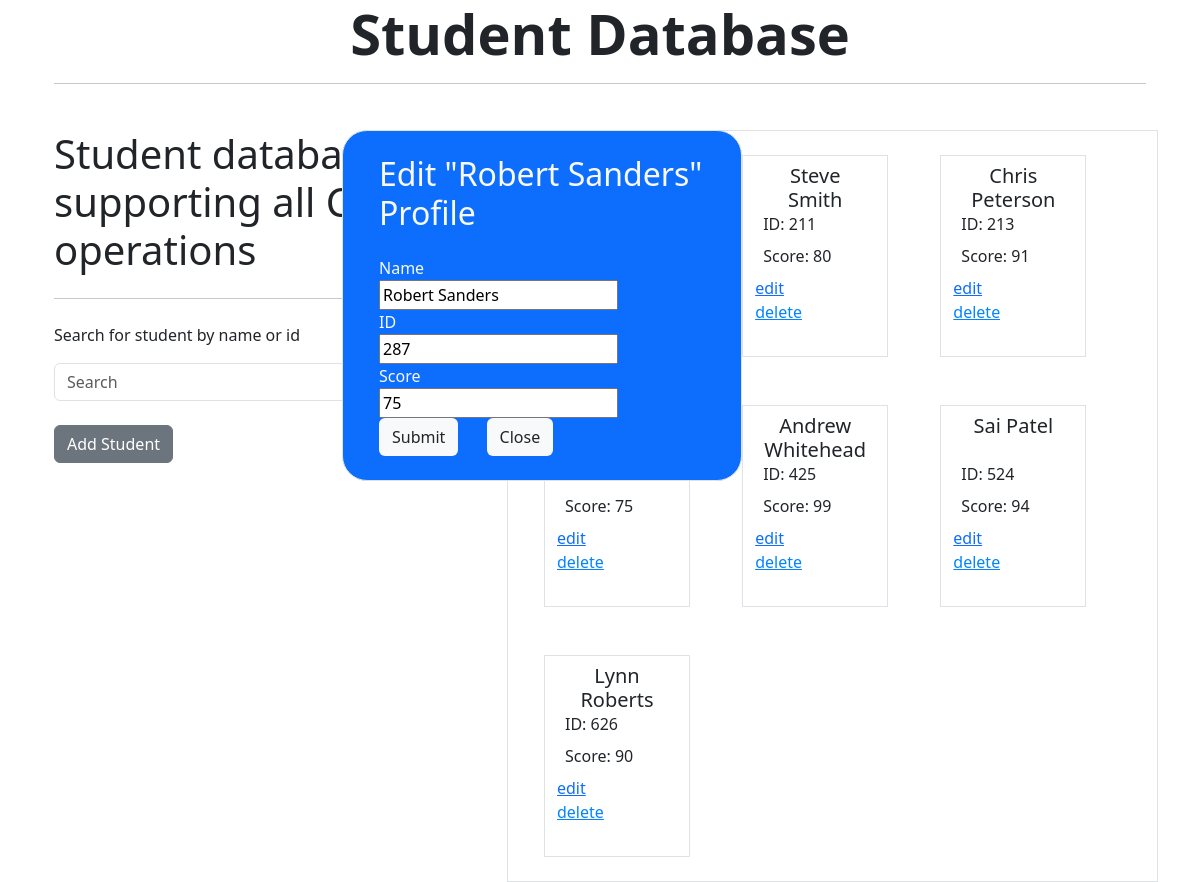
Screenshot of /287/editStudent/ with the database file from the repository.
### tables this page shows
CREATE TABLE students (
    id INTEGER NOT NULL PRIMARY KEY,
	student_name TEXT NOT NULL,
    points INTEGER
);

### app.py (the view, shortened to what this page needs)
@app.route('/<int:id>/editStudent/', methods=('GET', 'POST'))
def editStudent(id):
    db = db_connect()
    students = db.execute('SELECT * FROM students').fetchall()
    profile = db.execute('SELECT * FROM students WHERE id = ?', (id,)).fetchone()
    db.close()
    if profile is None:
        abort(404)
    return render_template("editStudent.html", students=students, profile=profile)

### app.py (called while the page is built)
def db_connect():
    dbcnct = sqlite3.connect('student.db')
    dbcnct.row_factory = sqlite3.Row
    return dbcnct

### templates/editStudent.html
{% extends 'interface.html' %}
{% block div %}
<div style="z-index: 9; position: fixed; width: 100%; height: 100%;">
    <div class="row">
        <div class="col-3"></div>
        <div class="col-4 border bg-primary" style="border-radius: 25px;">
            <h2 class="text-light m-4">{% block title %} Edit "{{ profile['student_name'] }}" Profile {% endblock %}</h2>
            <form class="m-4" method="post">
                <label class="text-light" for="name">Name</label>
                <br>
                <input type="text" name="name"
                    placeholder="Student name"
                    value="{{ request.form['name'] or profile['student_name'] }}"></input>
                <br>
                <label class="text-light" for="id">ID</label>
                <br>
                <input type="text" name="id"
                    placeholder="Student id"
                    value="{{ request.form['id'] or profile['id'] }}"></input>
                <br>
                <label class="text-light" for="score">Score</label>
                <br>
                <input type="text" name="score"
                    placeholder="Student score"
                    value="{{ request.form['score'] or profile['points'] }}"></input>
                <br>
                <span>
                    <button class="btn bg-light" type="submit">Submit</button>
                    <a class="btn bg-light" type="submit" style="margin-left: 2vw;" href="/">Close</a>
                </span>
            </form>
        </div>
        <div class="col-3"></div>
    </div>
</div>
{% endblock %}

### templates/interface.html
{% extends 'layout.html' %}
{% block body %}
<div class="row">
    <div class="col-5">
        <div>
            <h1 class="display-6">Student database supporting all CRUD operations</h1>
            <hr class="my-4">
            <p>Search for student by name or id</p>
            <form action="{{ url_for('getStudent') }}" method="post">
                <div class="input-group">
                    <input type="text" name="search" class="form-control" placeholder="Search" aria-label="Search" value="{{ request.form['search'] }}">
                    <div class="input-group-append">
                        <button class="btn btn-outline-success my-2 my-sm-0" type="submit">Search</button>
                    </div>
                </div>
            </form>
            <div class="mt-4">
                <a class="btn btn-secondary" href="/addStudent">Add Student</a>
            </div>
        </div>
    </div>
    <div class="col-7 container border">
        {% for student in students %}
            <div class="d-inline-block m-4 border">
                <div class="container" style="width: 12vw; height: 25vh;">
                    <span style="position:absolute; width:10vw">
                    <h5 class="text-center m-2">{{ student['student_name'] }}</h5>
                    </span>
                    <br><br>
                    <p class="m-2">ID: {{ student['id'] }}</p>
                    <p class="m-2">Score: {{ student['points'] }}</p>
                    <span style="width: 12vw;">
                        <form action="{{ url_for('deleteStudent', id=student['id']) }}" method="POST">
                            <a href="{{ url_for('editStudent', id=student['id']) }}" style="margin-right: 4vw;">edit</a>
                            <input class="btn-link" type="submit" value="delete" style="background: none; border: none; padding: 0; color: rgb(1, 132, 255);" onmouseover="this.style.color='#069';" onmouseout="this.style.color='rgb(1, 132, 255)';"
                                    onclick="return confirm('Are you sure you want to delete this student?')">
                        </form>
                    </span>
                </div>
            </div>
        {% endfor %}
    </div>
    {% block div %}
    {% endblock %}
</div>
{% endblock %}

### rows the page displays
students: student_name "Steve Smith", id "211", points "80"
students: student_name "Chris Peterson", id "213", points "91"
students: points "75", student_name "Robert Sanders", name "Robert Sanders", id "287", score "75"
students: student_name "Andrew Whitehead", id "425", points "99"
students: student_name "Sai Patel", id "524", points "94"
students: student_name "Lynn Roberts", id "626", points "90"
